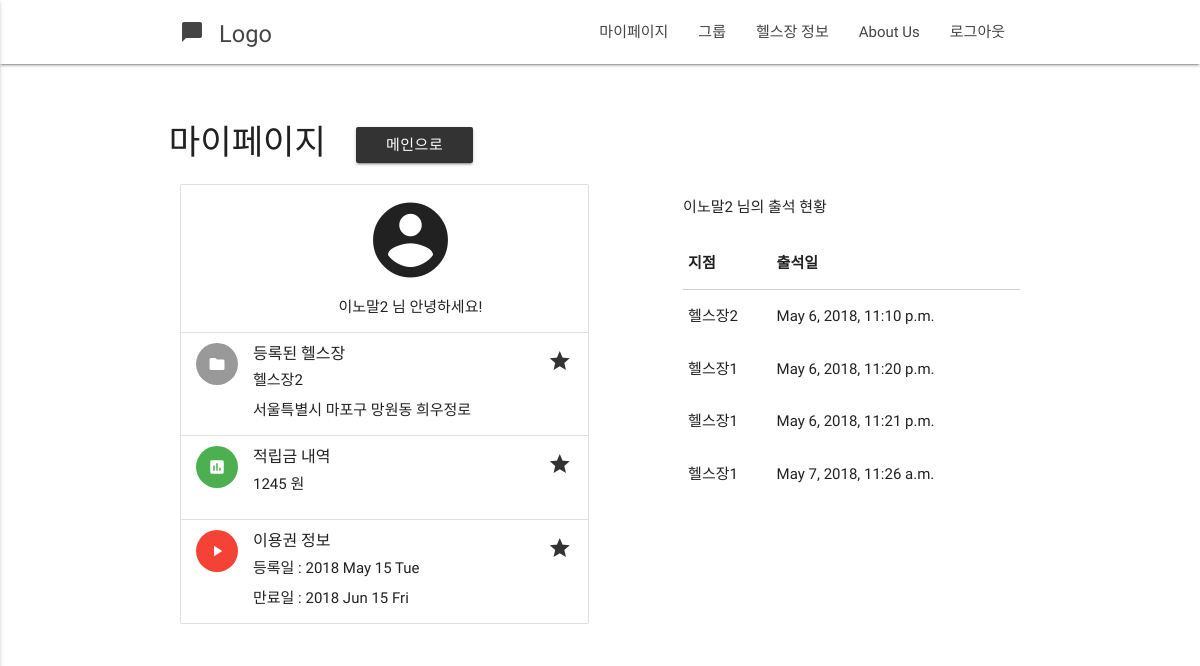
The page /profiles/mypage/ (signed in) on the database as committed earlier.
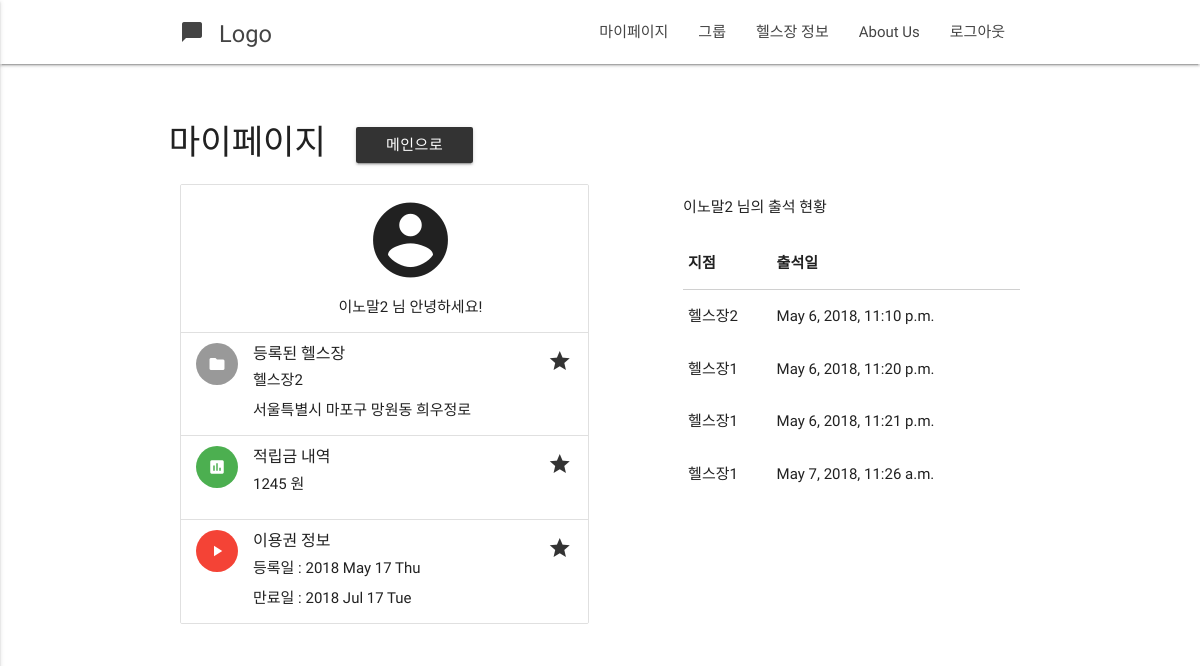
The same page on the database as committed later.
### profiles/models.py (models this page shows, shortened)
class Profile(models.Model):
    user             = models.OneToOneField(User) # user.profile
    email            = models.CharField(max_length = 120)
    real_name        = models.CharField(max_length = 120, null=True)
    sex              = models.CharField(max_length = 50, null=True)
    followers        = models.ManyToManyField(User, related_name='followers', blank=True)
    following        = models.ManyToManyField(User, related_name='following', blank=True)
    timestamp        = models.DateTimeField(auto_now_add=True)
    updated          = models.DateTimeField(auto_now=True)
    healthclub       = models.ForeignKey(HealthClub, null=True)
    is_health_master = models.BooleanField(default = False)
    exercised        = models.IntegerField(default = 0)
    unit_cash        = models.IntegerField(default = 0)
    cash             = models.IntegerField(default = 0)
    healthclub_price = models.IntegerField(default = 0)
    start_date       = models.DateTimeField(null=True)
    expire_date      = models.DateTimeField(null=True)

### healthclub/models.py (models this page shows, shortened)
class HealthClub(models.Model):
    name      = models.CharField(max_length = 120)
    address   = models.CharField(max_length = 200)
    master    = models.ForeignKey(User)
    photo     = models.ImageField(blank=True)
    qrcode    = models.ImageField(blank=True)
    member    = models.IntegerField(default = 0)
    price1    = models.IntegerField(default = 0, blank = True)
    price2    = models.IntegerField(default = 0, blank = True)
    price3    = models.IntegerField(default = 0, blank = True)
    price6    = models.IntegerField(default = 0, blank = True)
    price12   = models.IntegerField(default = 0, blank = True)
    detail   = models.CharField(max_length = 1000, blank = True)
    timestamp = models.DateTimeField(auto_now=True)
    updated = models.DateTimeField(auto_now_add=True)

class HealthDiary(models.Model):
    user = models.ForeignKey(settings.AUTH_USER_MODEL)
    healthclub = models.ForeignKey(HealthClub)
    timestamp = models.DateTimeField(auto_now=True)

### profiles/views.py (the view)
def mypage(request):
    user = request.user
    profile = Profile.objects.get(user=user)
    last_diary = HealthDiary.objects.filter(user = user)
    expire_date = profile.expire_date  #When expire_date Expires
    if expire_date != None:
        if expire_date < datetime.now():
            profile.healthclub = None
            profile.expire_date = None
            profile.start_date = None
            profile.save()
    if(len(last_diary)==0):
        pass
    else:
        last_diary = last_diary.last().timestamp
        if last_diary.month < datetime.now().month:
            profile.exercised = 0
    profile = Profile.objects.get(user=user)
    record = HealthDiary.objects.filter(user=user)
    context = {'profile' : profile, 'username' : user.username, 'record' : record, 'real_name' : user.profile.real_name}
    return render(request, 'mypage.html', context)

### templates/mypage.html (shortened to what this page needs)
{% extends "base.html"  %}
{% load staticfiles %}
{%block content%}
<div class="container">
    <div class="row" style="margin-top:60px">
      <h4>마이페이지<a href="{% url 'home' %}"><button style="margin-left:30px" type = "button" class="btn waves-effect waves-light">메인으로</button></a>
      </h4>
        <div class="col s12 m6 l6">
          <ul class="collection">
              <li class="collection-item avatar">
                <center>
                  <i class="large material-icons">account_circle</i>
                  <p>{{real_name}} 님 안녕하세요!</p>
                </center>
              </li>
              <li class="collection-item avatar">
                <i class="material-icons circle">folder</i>
                <span class="title">등록된 헬스장</span>
                <p>{{profile.healthclub.name}} <br>
                   {{profile.healthclub.address}}
                </p>
                <a href="#!" class="secondary-content"><i class="material-icons">grade</i></a>
              </li>
              <li class="collection-item avatar">
                <i class="material-icons circle green">insert_chart</i>
                <span class="title">적립금 내역</span>
                <p>{{profile.cash}} 원</p>
                <a href="#!" class="secondary-content"><i class="material-icons">grade</i></a>
              </li>
              <li class="collection-item avatar">
                <i class="material-icons circle red">play_arrow</i>
                <span class="title">이용권 정보</span>
                <p> 등록일 : {{profile.start_date|date:"Y M d D"}}
                <br>
                    만료일 : {{profile.expire_date|date:"Y M d D"}}
                </p>
                <a href="#!" class="secondary-content"><i class="material-icons">grade</i></a>
              </li>
          </ul>
      </div>
      <div class="col s12 m1 l1"></div>
      <div class="col s12 m5 l5">
      <p>{{real_name}} 님의 출석 현황</p>
      <table>
          <thead>
            <tr>
                <th>지점</th>
                <th>출석일</th>
            </tr>
          </thead>
          <tbody>
              {% for r in record%}
            <tr>
              <td>{{r.healthclub.name}}</td>
              <td>{{r.timestamp}}</td>
            </tr>
               {% endfor %}
          </tbody>
      </table>
      </div>
    </div>
</div>
{% endblock content %}

### templates/base.html (shortened to what this page needs)
{% load staticfiles %}
<!DOCTYPE html>
<html lang="en">
<head>
  <link href="{% static 'css/materialize.css' %}" type="text/css" rel="stylesheet" media="screen,projection"/>
  <link href="{% static 'css/style.css' %}" type="text/css" rel="stylesheet" media="screen,projection"/>
</head>
<body>
    <nav class="white" role="navigation" >
    <div class="nav-wrapper container">
      <a id="logo-container" href="/" class="brand-logo"> <small>Logo</small><i class="large material-icons">chat_bubble</i></a>
      <ul class="right hide-on-med-and-down">
        {% if request.user.is_anonymous %}
        <li><a href="/login">로그인</a></li>
        <li><a href="/register">회원 가입</a></li>
        <li><a href="/healthclub/list">헬스장 정보</a></li>
        <li><a href="/">About Us</a></li>
        {% elif request.user.profile.is_health_master %}
        <li><a href="/healthclub/mypage">지점 현황</a></li>
        <li><a href="/healthclub/list">헬스장 정보</a></li>
        <li><a href="/healthclub/create">헬스장 등록 / 정보 변경</a></li>
        <li><a href="/logout">로그아웃</a></li>
        {% else %}
        <li><a href="/profiles/mypage">마이페이지</a></li>
        <li><a href="/profiles/group">그룹</a></li>
        <li><a href="/healthclub/list">헬스장 정보</a></li>
        <li><a href="/">About Us</a></li>
        <li><a href="/logout">로그아웃</a></li>
        {% endif %}
      </ul>
    </div>
  </nav>
    {% block content %}{% endblock %}
</body>
</html>

### static/css/style.css (style rules this page uses)
nav ul a, nav .brand-logo { color: #444; }
p { line-height: 2rem; }

Rows that differ between the two databases and show on the page:
changed Profile "이노말2": start_date "2018 May 15 Tue" → "2018 May 17 Thu"; expire_date "2018 Jun 15 Fri" → "2018 Jul 17 Tue"
